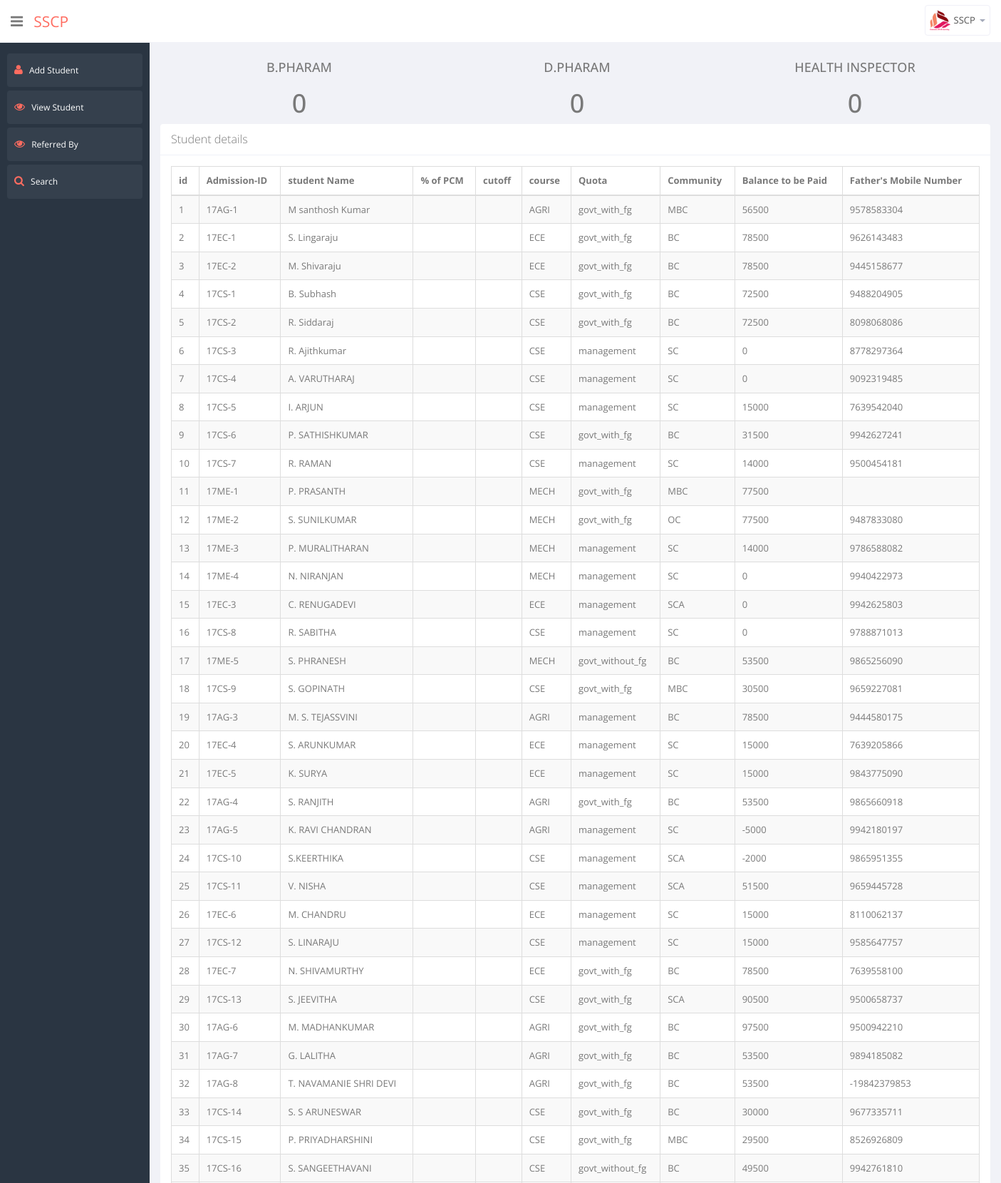
The page /view/view_student.php (signed in, upper part) on the database its author committed.
### tables this page shows
CREATE TABLE `add_student` (
  `id` int(11) NOT NULL AUTO_INCREMENT,
  `visited_date` varchar(255) DEFAULT NULL,
  `admitted_date` varchar(255) DEFAULT NULL,
  `admission_id` varchar(255) DEFAULT NULL,
  `candidate_name` varchar(255) DEFAULT NULL,
  `quota` varchar(255) DEFAULT NULL,
  `community` varchar(255) DEFAULT NULL,
  `12th` varchar(255) DEFAULT NULL,
  `course_prefered` varchar(255) DEFAULT NULL,
  `dob` varchar(255) DEFAULT NULL,
  `fathers_name` varchar(255) DEFAULT NULL,
  `fathers_mobile` varchar(255) DEFAULT NULL,
  `mothers_name` varchar(255) DEFAULT NULL,
  `mothers_mobile` varchar(255) DEFAULT NULL,
  `candidate_email` varchar(255) DEFAULT NULL,
  `permanent_address` varchar(255) DEFAULT NULL,
  `parent_occupation` varchar(255) DEFAULT NULL,
  `mark_details` varchar(255) DEFAULT NULL,
  `name_of_school` varchar(255) DEFAULT NULL,
  `medium_of_instruction` varchar(255) DEFAULT NULL,
  `maths` varchar(255) DEFAULT NULL,
  `physics` varchar(255) DEFAULT NULL,
  `chemistry` varchar(255) DEFAULT NULL,
  `perc_of_pcm` varchar(255) DEFAULT NULL,
  `cutoff` varchar(255) DEFAULT NULL,
  `twelth_total` varchar(255) DEFAULT NULL,
  `tenth_total` varchar(255) DEFAULT NULL,
  `bus_hostel` varchar(255) DEFAULT NULL,
  `bus_stop` varchar(255) DEFAULT NULL,
  `tution_fees` varchar(255) DEFAULT NULL,
  `accessory_fees` varchar(255) DEFAULT NULL,
  `hostel_fees` varchar(255) DEFAULT NULL,
  `bus_fees` varchar(255) DEFAULT NULL,
  `total_fees` varchar(255) DEFAULT NULL,
  `firstgraduate_amount` varchar(255) DEFAULT NULL,
  `special_relaxation` varchar(255) DEFAULT NULL,
  `advance_paid` varchar(255) DEFAULT NULL,
  `bal_to_pay` varchar(255) DEFAULT NULL,
  `counselling_consortium` varchar(255) DEFAULT NULL,
  `consortium` varchar(255) DEFAULT NULL,
  `counselling_date` varchar(255) DEFAULT NULL,
  `counselling_time` varchar(255) DEFAULT NULL,
  `counselling_batch` varchar(255) DEFAULT NULL,
  `documents_submitted` varchar(255) DEFAULT NULL,
  `refered_by` varchar(255) DEFAULT NULL,
  PRIMARY KEY (`id`)
);

### model/db.php (called while the page is built, shortened)
<?php
	function db_connect(){
		$connection = mysqli_connect("localhost", "root", "", "admission");
		return $connection;
	}
	function execute_query($query, $link){
		if(!empty($link)){
			return mysqli_query($link, $query);
		}else{
			return mysqli_query(db_connect(), $query);
		}
	}
	function get_array_from_object($result){
		return mysqli_fetch_array($result, MYSQLI_ASSOC);
	}

### model/select.php (called while the page is built, shortened)
<?php
	function select($column_names, $table_name, $conditions, $con){
		$sql = get_select_query($column_names, $table_name, $conditions);
		if($result = execute_query($sql, $con)){
			while($row = get_array_from_object($result)) {
				$selected_rows[] = $row;
			}
			return $selected_rows;
		} else{
			return $selected_rows = "empty";
		}
	}
	function get_select_query($column_names, $table_name, $conditions){
		$column = parse_column($column_names);
		if(empty($conditions)){
			$query = "SELECT ".$column." FROM ".$table_name;
		} else{
			$condition = parse_condition($conditions);
			$query = "SELECT ".$column." FROM ".$table_name . " WHERE ".$condition;
		}
		return $query;
	}
	function parse_column($column_names){
		if(is_array($column_names)){
			$i = 1;
			foreach ($column_names as $key => $column_name) {
				if($i == 1){
					$colum_sql = $column_name;
					++$i;
				} else{
					$colum_sql = $colum_sql.",".$column_name;
				}
			}
		} else{
			$colum_sql = $column_names;
		}
		return $colum_sql;
	}
	function parse_condition($column_names){
		if(is_array($column_names)){
			$i = 1;
			foreach ($column_names as $column_name => $column_value) {
				if($i == 1){
					$condition_sql = $column_name ." = '". $column_value."'";
					++$i;
				} else{
					$condition_sql = $condition_sql." AND ".$column_name ." = '". $column_value."'";
				}
			}
		} else{
			$condition_sql = $column_names;
		}
		return $condition_sql;
	}

### controller/get_student_info.php (called while the page is built)
<?php
include_once '../model/db.php';
function student_details()
{
	return select('*','add_student','1',db_connect());
}

### view/view_student.php (the view, shortened to what this page needs)
<?php
    include_once 'header.php';
    include_once '../controller/get_student_info.php';
    $raw_data = student_details();
    $b_pharam=0;$d_pharam=0;$hl=0;
    if ($raw_data == "empty")
    {
        echo "<h1>Oops <small>No data found...!</small></h1>";
    }
    else
    {
?>
<div class="container text-center">
    <div class="row">
        <div class="col-sm-4">
            <h4>B.PHARAM</h4>
            <h1><?php echo $b_pharam; ?></h1>
        </div>
        <div class="col-sm-4">
            <h4>D.PHARAM</h4>
            <h1><?php echo $d_pharam; ?></h1>
        </div>
        <div class="col-sm-4">
            <h4>HEALTH INSPECTOR</h4>
            <h1><?php echo $hl; ?></h1>
        </div>
    </div>
</div>
<div class="row">
        <div class="col-lg-12">
            <section class="panel">
                <header class="panel-heading">
                    Student details
                </header>
                <div class="panel-body">
                    <section id="no-more-tables">
                        <table class="table table-bordered table-striped table-condensed cf">
                            <thead class="cf">
                        <tr>
                            <th>id</th>
                            <th>Admission-ID</th>
                            <th>student Name</th>
                            <th>% of PCM</th>
                            <th>cutoff</th>
                            <th>course</th>
                            <th>Quota</th>
                            <th>Community</th>
                            <th>Balance to be Paid</th>
                            <th>Father's Mobile Number</th>
                        </tr>
                            </thead>
                            <tbody>
                        <?php
                            if ($raw_data == 'empty') {
                                    echo "<tr><td>".$raw_data."</td></tr>";
                                 }
                            else{
                                $i=1;
                            foreach ($raw_data as $value) {
                            echo "<tr>";
                            echo "<td>".$i."</td>";
                            echo "<td>".$value['admission_id']."</td>";
                            echo "<td>".$value['candidate_name']."</td>";
                            echo "<td>".$value['perc_of_pcm']."</td>";
                            echo "<td>".$value['cutoff']."</td>";
                            echo "<td>".$value['course_prefered']."</td>";
                            echo "<td>".$value['quota']."</td>";
                            echo "<td>".$value['community']."</td>";
                            echo "<td>".$value['bal_to_pay']."</td>";
                            echo "<td>".$value['fathers_mobile']."</td>";
                            echo "</tr>";
                            $i++;
                            }
                        }
                         ?>
                        </tbody>
                    </table>
                </div>
            </div>
        </div>
<?php } include_once 'footer.php'; ?>

### rows shown on the page
add_student: admission "17AG-1", candidate_name "M santhosh Kumar", course_prefered "AGRI", quota "govt_with_fg", community "MBC", bal_to_pay "56500", fathers_mobile "9578583304"
add_student: admission "17EC-1", candidate_name "S. Lingaraju", course_prefered "ECE", quota "govt_with_fg", community "BC", bal_to_pay "78500", fathers_mobile "9626143483"
add_student: admission "17EC-2", candidate_name "M. Shivaraju", course_prefered "ECE", quota "govt_with_fg", community "BC", bal_to_pay "78500", fathers_mobile "9445158677"
add_student: admission "17CS-1", candidate_name "B. Subhash", course_prefered "CSE", quota "govt_with_fg", community "BC", bal_to_pay "72500", fathers_mobile "9488204905"
add_student: admission "17CS-2", candidate_name "R. Siddaraj", course_prefered "CSE", quota "govt_with_fg", community "BC", bal_to_pay "72500", fathers_mobile "8098068086"
add_student: admission "17CS-3", candidate_name "R. Ajithkumar", course_prefered "CSE", quota "management", community "SC", bal_to_pay "0", fathers_mobile "8778297364"
add_student: admission "17CS-4", candidate_name "A. VARUTHARAJ", course_prefered "CSE", quota "management", community "SC", bal_to_pay "0", fathers_mobile "9092319485"
add_student: admission "17CS-5", candidate_name "I. ARJUN", course_prefered "CSE", quota "management", community "SC", bal_to_pay "15000", fathers_mobile "7639542040"
add_student: admission "17CS-6", candidate_name "P. SATHISHKUMAR", course_prefered "CSE", quota "govt_with_fg", community "BC", bal_to_pay "31500", fathers_mobile "9942627241"
add_student: admission "17CS-7", candidate_name "R. RAMAN", course_prefered "CSE", quota "management", community "SC", bal_to_pay "14000", fathers_mobile "9500454181"
add_student: admission "17ME-1", candidate_name "P. PRASANTH", course_prefered "MECH", quota "govt_with_fg", community "MBC", bal_to_pay "77500"
add_student: admission "17ME-2", candidate_name "S. SUNILKUMAR", course_prefered "MECH", quota "govt_with_fg", community "OC", bal_to_pay "77500", fathers_mobile "9487833080"
add_student: admission "17ME-3", candidate_name "P. MURALITHARAN", course_prefered "MECH", quota "management", community "SC", bal_to_pay "14000", fathers_mobile "9786588082"
add_student: admission "17ME-4", candidate_name "N. NIRANJAN", course_prefered "MECH", quota "management", community "SC", bal_to_pay "0", fathers_mobile "9940422973"
add_student: admission "17EC-3", candidate_name "C. RENUGADEVI", course_prefered "ECE", quota "management", community "SCA", bal_to_pay "0", fathers_mobile "9942625803"
add_student: admission "17CS-8", candidate_name "R. SABITHA", course_prefered "CSE", quota "management", community "SC", bal_to_pay "0", fathers_mobile "9788871013"
add_student: admission "17ME-5", candidate_name "S. PHRANESH", course_prefered "MECH", quota "govt_without_fg", community "BC", bal_to_pay "53500", fathers_mobile "9865256090"
add_student: admission "17CS-9", candidate_name "S. GOPINATH", course_prefered "CSE", quota "govt_with_fg", community "MBC", bal_to_pay "30500", fathers_mobile "9659227081"
add_student: admission "17AG-3", candidate_name "M. S. TEJASSVINI", course_prefered "AGRI", quota "management", community "BC", bal_to_pay "78500", fathers_mobile "9444580175"
add_student: admission "17EC-4", candidate_name "S. ARUNKUMAR", course_prefered "ECE", quota "management", community "SC", bal_to_pay "15000", fathers_mobile "7639205866"
add_student: admission "17EC-5", candidate_name "K. SURYA", course_prefered "ECE", quota "management", community "SC", bal_to_pay "15000", fathers_mobile "9843775090"
add_student: admission "17AG-4", candidate_name "S. RANJITH", course_prefered "AGRI", quota "govt_with_fg", community "BC", bal_to_pay "53500", fathers_mobile "9865660918"
add_student: admission "17AG-5", candidate_name "K. RAVI CHANDRAN", course_prefered "AGRI", quota "management", community "SC", bal_to_pay "-5000", fathers_mobile "9942180197"
add_student: admission "17CS-10", candidate_name "S.KEERTHIKA", course_prefered "CSE", quota "management", community "SCA", bal_to_pay "-2000", fathers_mobile "9865951355"
add_student: admission "17CS-11", candidate_name "V. NISHA", course_prefered "CSE", quota "management", community "SCA", bal_to_pay "51500", fathers_mobile "9659445728"
add_student: admission "17EC-6", candidate_name "M. CHANDRU", course_prefered "ECE", quota "management", community "SC", bal_to_pay "15000", fathers_mobile "8110062137"
add_student: admission "17CS-12", candidate_name "S. LINARAJU", course_prefered "CSE", quota "management", community "SC", bal_to_pay "15000", fathers_mobile "9585647757"
add_student: admission "17EC-7", candidate_name "N. SHIVAMURTHY", course_prefered "ECE", quota "govt_with_fg", community "BC", bal_to_pay "78500", fathers_mobile "7639558100"
add_student: admission "17CS-13", candidate_name "S. JEEVITHA", course_prefered "CSE", quota "govt_with_fg", community "SCA", bal_to_pay "90500", fathers_mobile "9500658737"
add_student: admission "17AG-6", candidate_name "M. MADHANKUMAR", course_prefered "AGRI", quota "govt_with_fg", community "BC", bal_to_pay "97500", fathers_mobile "9500942210"
add_student: admission "17AG-7", candidate_name "G. LALITHA", course_prefered "AGRI", quota "govt_with_fg", community "BC", bal_to_pay "53500", fathers_mobile "9894185082"
add_student: admission "17AG-8", candidate_name "T. NAVAMANIE SHRI DEVI", course_prefered "AGRI", quota "govt_with_fg", community "BC", bal_to_pay "53500", fathers_mobile "-19842379853"
add_student: admission "17CS-14", candidate_name "S. S ARUNESWAR", course_prefered "CSE", quota "govt_with_fg", community "BC", bal_to_pay "30000", fathers_mobile "9677335711"
add_student: admission "17CS-15", candidate_name "P. PRIYADHARSHINI", course_prefered "CSE", quota "govt_with_fg", community "MBC", bal_to_pay "29500", fathers_mobile "8526926809"
add_student: admission "17CS-16", candidate_name "S. SANGEETHAVANI", course_prefered "CSE", quota "govt_without_fg", community "BC", bal_to_pay "49500", fathers_mobile "9942761810"

### other values the page prints
$b_pharam "0"
$d_pharam "0"
$hl "0"
